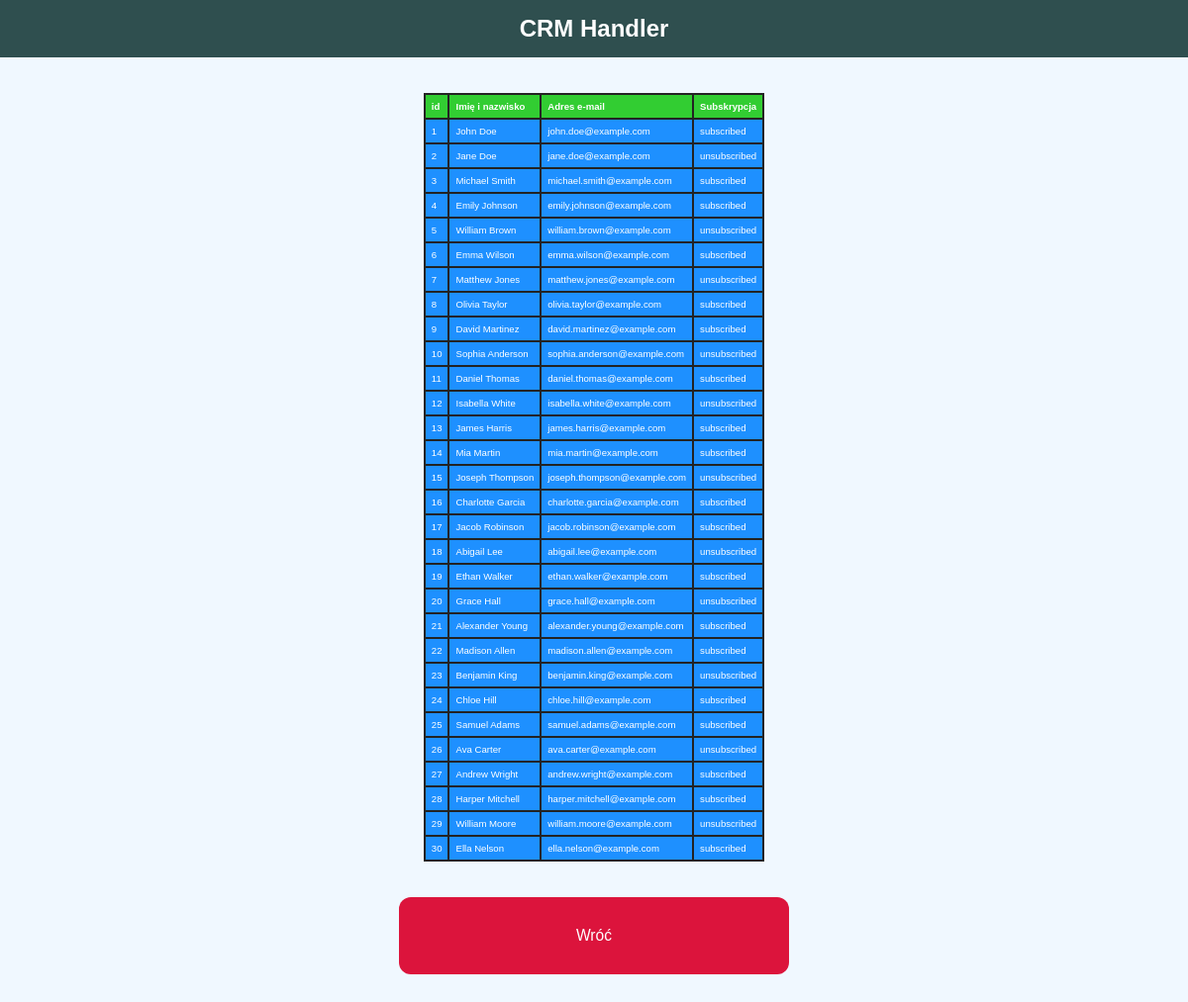
The page /crm/crm-handler.php?option=2 on the database its author committed.
### tables this page shows
CREATE TABLE `crm` (
  `id` int(11) NOT NULL,
  `name` varchar(45) NOT NULL,
  `email` varchar(45) NOT NULL,
  `subscription` enum('subscribed','unsubscribed') NOT NULL
);

### crm/crm-handler.php (the view, shortened to what this page needs)
<!DOCTYPE html>
<html lang="pl">
<head>
    <link rel="stylesheet" href="../style.css">
</head>
<body>
    <h2>CRM Handler</h2>
    <div>
    <?php
    $servername = "localhost";
    $username = "root";
    $password = "";
    $dbname = "bezpieczny_system_erp";
    $conn = new mysqli($servername, $username, $password, $dbname);
    $option = $_POST["option"] ?? $_GET["option"];
    switch ($option) {
        case 2:
        case 5:
            $sql = $option == 2 ? "SELECT * FROM crm" : "SELECT email FROM crm";
            $result = $conn->query($sql);
            echo "<table>";
            if ($option == 2) echo "<tr><th>id</th><th>Imię i nazwisko</th><th>Adres e-mail</th><th>Subskrypcja</th></tr>";
            while ($row = $result->fetch_assoc()) {
                if ($option == 2) {
                    echo "<tr><td>{$row['id']}</td><td>{$row['name']}</td><td>{$row['email']}</td><td>{$row['subscription']}</td></tr>";
                } else {
                    echo "<tr><td>{$row['email']}</td></tr>";
                }
            }
            echo "</table>";
            break;
    }
    if (in_array($option, [1, 3, 4])) echo '<a href="./crm-' . $option . '.php">Wróć</a>';
    else echo '<a href="./crm.php">Wróć</a>';
    ?>
    </div>
</body>
</html>

### style.css (style rules this page uses)
* { font-family: Verdana, Geneva, Tahoma, sans-serif; box-sizing: border-box; margin: 0; color: white; }
body { display: flex; flex-direction: column; align-items: center; height: 100vh; background-color: aliceblue; }
h2 { display: flex; align-items: center; justify-content: center; padding: 1.25%; width: 100%; height: 10vh; font-size: 2vw; background-color: darkslategrey; }
div { display: flex; height: 120vh; flex-direction: column; justify-content: center; align-items: center; flex-wrap: wrap; width: 100%; }
a { display: flex; align-items: center; justify-content: center; width: 35%; min-height: 6.5vw; margin: 4.5vh; font-size: 1.3vw; text-align: center; background-color: dodgerblue; text-decoration: none; border-radius: 1vw; cursor: pointer; transition: 0.5s; }
a:nth-last-child(1) { background-color: crimson; }
table, th, td { border-collapse: collapse; border: 0.2vw solid rgb(35, 35, 35); font-size: 0.8vw; padding: 0.5vw; text-align: left; background-color: dodgerblue; }
th { background-color: limegreen; }

### crm/crm-handler.php (style rules this page uses)
div { height: auto;padding: 3vw; }

### rows shown on the page
crm: id "1", name "John Doe", email "john.doe@example.com", subscription "subscribed"
crm: id "2", name "Jane Doe", email "jane.doe@example.com", subscription "unsubscribed"
crm: id "3", name "Michael Smith", email "michael.smith@example.com", subscription "subscribed"
crm: id "4", name "Emily Johnson", email "emily.johnson@example.com", subscription "subscribed"
crm: id "5", name "William Brown", email "william.brown@example.com", subscription "unsubscribed"
crm: id "6", name "Emma Wilson", email "emma.wilson@example.com", subscription "subscribed"
crm: id "7", name "Matthew Jones", email "matthew.jones@example.com", subscription "unsubscribed"
crm: id "8", name "Olivia Taylor", email "olivia.taylor@example.com", subscription "subscribed"
crm: id "9", name "David Martinez", email "david.martinez@example.com", subscription "subscribed"
crm: id "10", name "Sophia Anderson", email "sophia.anderson@example.com", subscription "unsubscribed"
crm: id "11", name "Daniel Thomas", email "daniel.thomas@example.com", subscription "subscribed"
crm: id "12", name "Isabella White", email "isabella.white@example.com", subscription "unsubscribed"
crm: id "13", name "James Harris", email "james.harris@example.com", subscription "subscribed"
crm: id "14", name "Mia Martin", email "mia.martin@example.com", subscription "subscribed"
crm: id "15", name "Joseph Thompson", email "joseph.thompson@example.com", subscription "unsubscribed"
crm: id "16", name "Charlotte Garcia", email "charlotte.garcia@example.com", subscription "subscribed"
crm: id "17", name "Jacob Robinson", email "jacob.robinson@example.com", subscription "subscribed"
crm: id "18", name "Abigail Lee", email "abigail.lee@example.com", subscription "unsubscribed"
crm: id "19", name "Ethan Walker", email "ethan.walker@example.com", subscription "subscribed"
crm: id "20", name "Grace Hall", email "grace.hall@example.com", subscription "unsubscribed"
crm: id "21", name "Alexander Young", email "alexander.young@example.com", subscription "subscribed"
crm: id "22", name "Madison Allen", email "madison.allen@example.com", subscription "subscribed"
crm: id "23", name "Benjamin King", email "benjamin.king@example.com", subscription "unsubscribed"
crm: id "24", name "Chloe Hill", email "chloe.hill@example.com", subscription "subscribed"
crm: id "25", name "Samuel Adams", email "samuel.adams@example.com", subscription "subscribed"
crm: id "26", name "Ava Carter", email "ava.carter@example.com", subscription "unsubscribed"
crm: id "27", name "Andrew Wright", email "andrew.wright@example.com", subscription "subscribed"
crm: id "28", name "Harper Mitchell", email "harper.mitchell@example.com", subscription "subscribed"
crm: id "29", name "William Moore", email "william.moore@example.com", subscription "unsubscribed"
crm: id "30", name "Ella Nelson", email "ella.nelson@example.com", subscription "subscribed"
